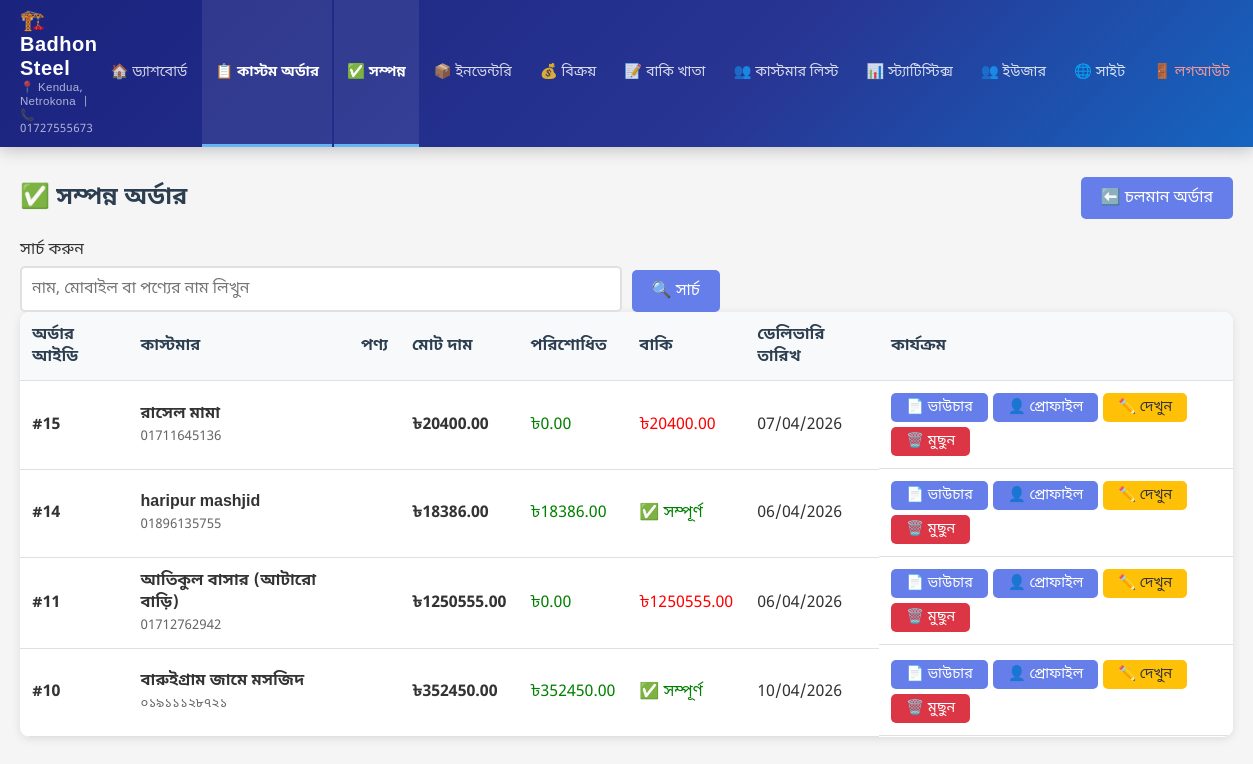
Before: /admin-panel/orders/completed/ (signed in) with the older database file.
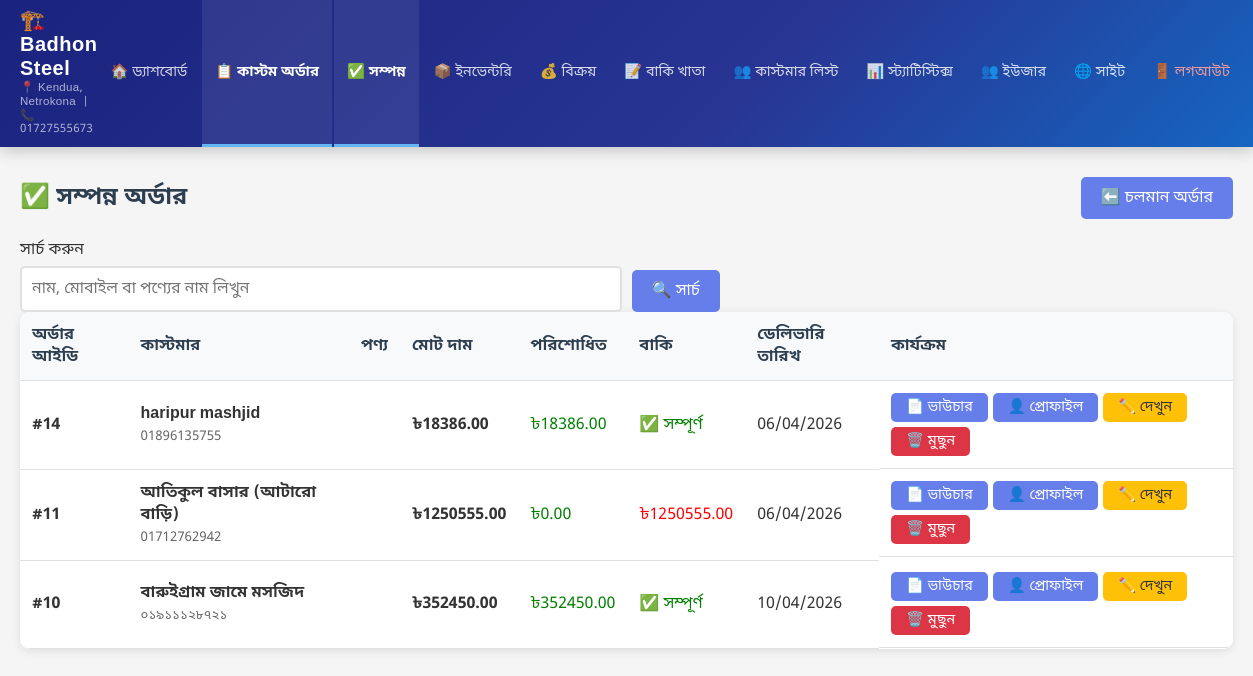
After: the same page with the newer database file.
### shop/models.py (models this page shows, shortened)
class Order(models.Model):
    STATUS_CHOICES = [
        ('pending', 'চলমান'),
        ('ready', 'প্রস্তুত'),
        ('completed', 'সম্পন্ন'),
    ]
    DELIVERY_STATUS_CHOICES = [
        ('not_delivered', 'ডেলিভারি হয়নি'),
        ('delivered', 'ডেলিভারি সম্পন্ন'),
    ]
    customer = models.ForeignKey(Customer, on_delete=models.PROTECT, related_name='orders', verbose_name='ক্রেতা', null=True, blank=True)
    customer_name = models.CharField(max_length=200, verbose_name='ক্রেতার নাম', null=True, blank=True)
    mobile_number = models.CharField(max_length=20, verbose_name='মোবাইল নাম্বার', null=True, blank=True)
    total_price = models.DecimalField(max_digits=10, decimal_places=2, verbose_name='মোট মূল্য', default=0)
    discount_percentage = models.DecimalField(max_digits=5, decimal_places=2, verbose_name='ডিসকাউন্ট (%)', default=0)
    discount_amount = models.DecimalField(max_digits=10, decimal_places=2, verbose_name='ডিসকাউন্ট টাকা', default=0)
    final_price = models.DecimalField(max_digits=10, decimal_places=2, verbose_name='চূড়ান্ত মূল্য', default=0)
    cash_paid = models.DecimalField(max_digits=10, decimal_places=2, verbose_name='নগদ পরিশোধ', default=0)
    due_amount = models.DecimalField(max_digits=10, decimal_places=2, verbose_name='বাকি টাকা', editable=False)
    initial_payment_migrated = models.BooleanField(default=False, verbose_name='প্রাথমিক পেমেন্ট OrderPayment-এ স্থানান্তরিত')
    order_date = models.DateField(default=timezone.now, verbose_name='অর্ডার নেওয়ার তারিখ')
    delivery_date = models.DateField(verbose_name='ডেলিভারির তারিখ')
    status = models.CharField(max_length=20, choices=STATUS_CHOICES, default='pending', verbose_name='প্রোডাক্ট অবস্থা')
    delivery_status = models.CharField(max_length=20, choices=DELIVERY_STATUS_CHOICES, default='not_delivered', verbose_name='ডেলিভারি অবস্থা')
    created_at = models.DateTimeField(auto_now_add=True, verbose_name='তৈরির সময়')
    updated_at = models.DateTimeField(auto_now=True, verbose_name='আপডেটের সময়')
    class Meta:
        verbose_name = 'অর্ডার'
        verbose_name_plural = 'অর্ডারসমূহ'
        ordering = ['-created_at']

### shop/views.py (the view)
# urls.py: path('admin-panel/orders/completed/', views.completed_order_list, name='completed_order_list'),
@login_required
def completed_order_list(request):
    search_query = request.GET.get('search', '')
    page_number = request.GET.get('page', 1)
    orders = Order.objects.filter(status='completed', delivery_status='delivered').order_by('-created_at')
    if search_query:
        orders = orders.filter(
            Q(customer_name__icontains=search_query) |
            Q(mobile_number__icontains=search_query) |
            Q(items__product_name__icontains=search_query)
        ).distinct()
    paginator = Paginator(orders, 15)
    page_obj = paginator.get_page(page_number)
    context = {
        'orders': page_obj,
        'page_obj': page_obj,
        'search_query': search_query,
    }
    return render(request, 'admin_panel/completed_order_list.html', context)

### shop/templates/admin_panel/completed_order_list.html (shortened to what this page needs)
{% extends 'admin_panel/base.html' %}
{% block content %}
<div style="display: flex; justify-content: space-between; align-items: center; margin-bottom: 20px;">
    <h2 style="color: #2c3e50;">✅ সম্পন্ন অর্ডার</h2>
    <a href="{% url 'order_list' %}" class="btn btn-secondary">⬅️ চলমান অর্ডার</a>
</div>
<div class="search-filter-section">
    <form method="get" class="search-form">
        <div class="form-group">
            <label for="search">সার্চ করুন</label>
            <input type="text" id="search" name="search" value="{{ search_query }}"
                   placeholder="নাম, মোবাইল বা পণ্যের নাম লিখুন">
        </div>
        <div class="form-group">
            <button type="submit" class="btn">🔍 সার্চ</button>
        </div>
    </form>
</div>
{% if orders %}
<div style="background: white; border-radius: 10px; overflow: hidden; box-shadow: 0 2px 10px rgba(0,0,0,0.1);">
    <table class="orders-table">
        <thead>
            <tr>
                <th>অর্ডার আইডি</th>
                <th>কাস্টমার</th>
                <th>পণ্য</th>
                <th>মোট দাম</th>
                <th>পরিশোধিত</th>
                <th>বাকি</th>
                <th>ডেলিভারি তারিখ</th>
                <th>কার্যক্রম</th>
            </tr>
        </thead>
        <tbody>
            {% for order in orders %}
            <tr>
                <td><strong>#{{ order.id }}</strong></td>
                <td>
                    <strong>{{ order.customer_name }}</strong><br>
                    <small style="color: #666;">{{ order.mobile_number }}</small>
                </td>
                <td>{{ order.product_name }}</td>
                <td><strong>৳{{ order.total_price }}</strong></td>
                <td style="color: green;">৳{{ order.cash_paid }}</td>
                <td>
                    {% if order.due_amount > 0 %}
                        <span style="color: red;">৳{{ order.due_amount }}</span>
                    {% else %}
                        <span style="color: green;">✅ সম্পূর্ণ</span>
                    {% endif %}
                </td>
                <td>{{ order.delivery_date|date:"d/m/Y" }}</td>
                <td class="action-buttons">
                    <a href="{% url 'order_voucher' order.pk %}" class="btn btn-sm" target="_blank">📄 ভাউচার</a>
                    <a href="{% url 'order_customer_profile' order.mobile_number %}" class="btn btn-sm btn-primary">👤 প্রোফাইল</a>
                    <a href="{% url 'order_edit' order.pk %}" class="btn btn-sm btn-warning">✏️ দেখুন</a>
                    <a href="{% url 'order_delete' order.pk %}" class="btn btn-sm btn-danger"
                       onclick="return confirm('এই অর্ডারটি মুছে ফেলতে নিশ্চিত?')">🗑️ মুছুন</a>
                </td>
            </tr>
            {% endfor %}
        </tbody>
    </table>
</div>
{% else %}
<div class="no-orders">
    <h3>📭 কোনো সম্পন্ন অর্ডার নেই</h3>
    <p>আপনার সব সম্পন্ন এবং ডেলিভার করা অর্ডার এখানে দেখা যাবে।</p>
</div>
{% endif %}
{% endblock %}

Changed rows visible on the page:
no longer on this page (row edited): Order: id "15", customer_name "রাসেল মামা", mobile_number "01711645136", total_price "20400.00", cash_paid "0.00", due_amount "20400.00", delivery_date "07/04/2026"
